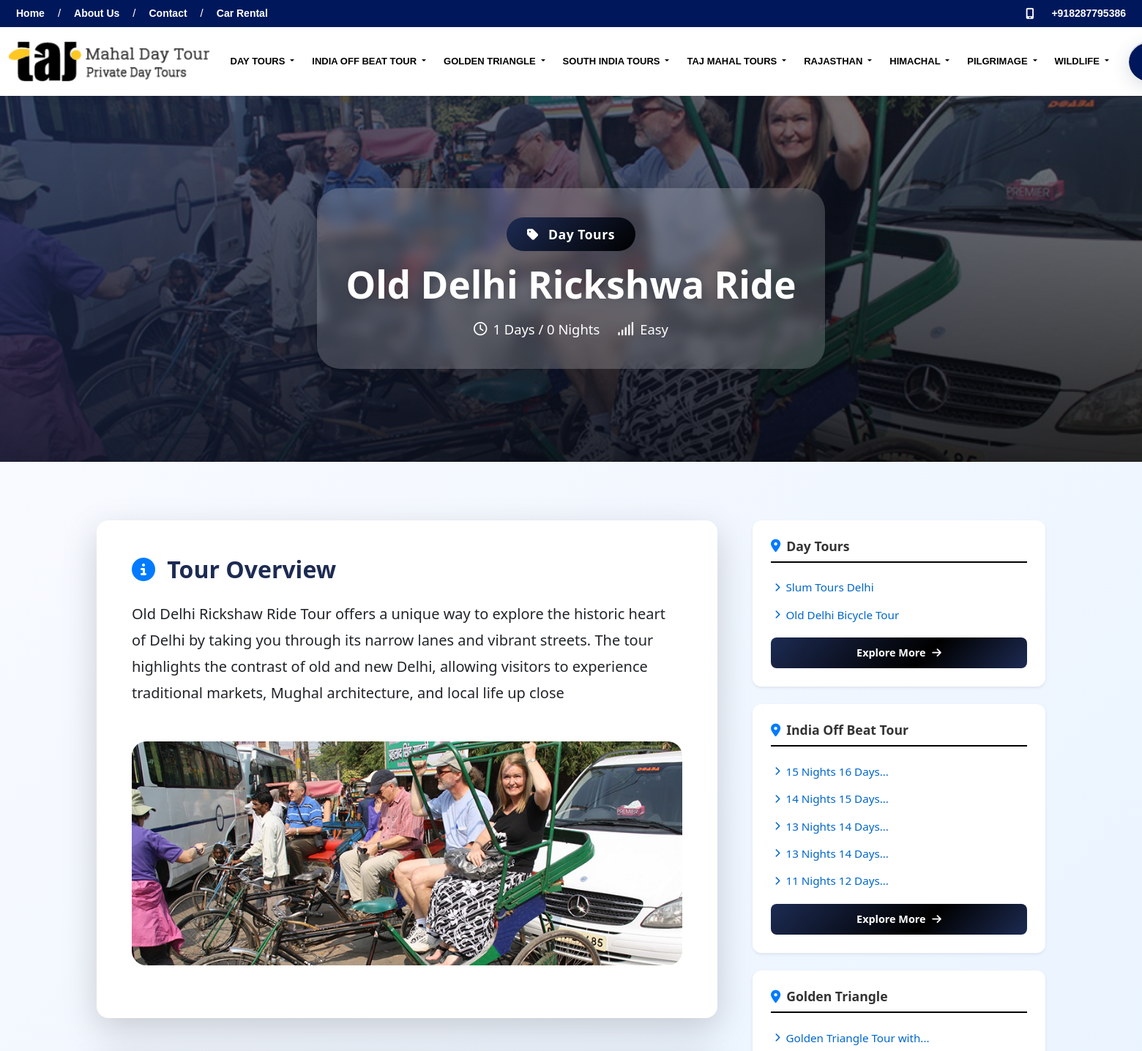
Screenshot of /package.php?slug=old-delhi-rickshwa-ride (upper part) with the database file from the repository.
### tables this page shows
CREATE TABLE `site_settings` (
  `id` int(11) NOT NULL,
  `setting_key` varchar(100) NOT NULL,
  `setting_value` text DEFAULT NULL,
  `setting_group` varchar(50) DEFAULT NULL,
  `updated_at` timestamp NOT NULL DEFAULT current_timestamp() ON UPDATE current_timestamp()
);

CREATE TABLE `categories` (
  `id` int(11) NOT NULL,
  `name` varchar(100) NOT NULL,
  `slug` varchar(100) NOT NULL,
  `description` text DEFAULT NULL,
  `icon` varchar(255) DEFAULT NULL,
  `image` varchar(255) DEFAULT NULL,
  `display_order` int(11) DEFAULT 0,
  `is_active` tinyint(1) DEFAULT 1,
  `show_in_header` tinyint(1) DEFAULT 1,
  `created_at` timestamp NOT NULL DEFAULT current_timestamp(),
  `updated_at` timestamp NOT NULL DEFAULT current_timestamp() ON UPDATE current_timestamp()
);

CREATE TABLE `tour_packages` (
  `id` int(11) NOT NULL,
  `category_id` int(11) NOT NULL,
  `title` varchar(255) NOT NULL,
  `slug` varchar(255) NOT NULL,
  `short_description` text DEFAULT NULL,
  `description` longtext DEFAULT NULL,
  `duration_days` int(11) NOT NULL,
  `duration_nights` int(11) NOT NULL,
  `base_price` decimal(10,2) NOT NULL,
  `discounted_price` decimal(10,2) DEFAULT NULL,
  `price_type` enum('per_person','per_group') DEFAULT 'per_person',
  `featured_image` varchar(255) DEFAULT NULL,
  `gallery_images` text DEFAULT NULL,
  `video_url` varchar(255) DEFAULT NULL,
  `max_group_size` int(11) DEFAULT 20,
  `min_age` int(11) DEFAULT 0,
  `difficulty_level` enum('easy','moderate','challenging','difficult') DEFAULT 'easy',
  `inclusions` text DEFAULT NULL,
  `exclusions` text DEFAULT NULL,
  `meta_title` varchar(255) DEFAULT NULL,
  `meta_description` text DEFAULT NULL,
  `meta_keywords` text DEFAULT NULL,
  `is_active` tinyint(1) DEFAULT 1,
  `is_featured` tinyint(1) DEFAULT 0,
  `is_bestseller` tinyint(1) DEFAULT 0,
  `display_order` int(11) DEFAULT 0,
  `views` int(11) DEFAULT 0,
  `created_at` timestamp NOT NULL DEFAULT current_timestamp(),
  `updated_at` timestamp NOT NULL DEFAULT current_timestamp() ON UPDATE current_timestamp()
);

### includes/config.php (called while the page is built, shortened)
<?php
$is_local = true;
if (isset($_SERVER['HTTP_HOST'])) {
    $is_local = (
        $_SERVER['HTTP_HOST'] === 'localhost' ||
        $_SERVER['HTTP_HOST'] === '127.0.0.1' ||
        strpos($_SERVER['HTTP_HOST'], 'localhost:') === 0
    );
}
if ($is_local) {
    $db_host = "localhost";
    $db_user = "root";
    $db_pass = "";
    $db_name = "sspsof5_tajmahal";
} else {
    $db_host = "localhost";
    $db_user = "u507341251_tajmahal";
    $db_pass = "Ak0OPED80o3c";
    $db_name = "u507341251_tajmahal";
    define('SITE_URL', 'https://tajmahaldaytour.in/');
}
$conn = new mysqli($db_host, $db_user, $db_pass, $db_name);
$conn->set_charset("utf8mb4");
function getSetting($key) {
    global $conn;
    $stmt = $conn->prepare("SELECT setting_value FROM site_settings WHERE setting_key = ?");
    $stmt->bind_param("s", $key);
    $stmt->execute();
    $result = $stmt->get_result();
    if ($row = $result->fetch_assoc()) {
        return $row['setting_value'];
    }
    return null;
}
?>

### package.php (the view, shortened to what this page needs)
<?php
require_once 'includes/config.php';
$package_id = isset($_GET['id']) ? intval($_GET['id']) : 0;
$package_slug = isset($_GET['slug']) ? mysqli_real_escape_string($conn, $_GET['slug']) : '';
if ($package_id > 0) {
    $where = "p.id = $package_id";
} elseif (!empty($package_slug)) {
    $where = "p.slug = '$package_slug'";
} else {
    header('Location: tour-packages');
    exit;
}
$package_query = "SELECT p.*, c.name as category_name, c.slug as category_slug
                  FROM tour_packages p
                  LEFT JOIN categories c ON p.category_id = c.id
                  WHERE $where AND p.is_active = 1";
$package_result = $conn->query($package_query);
$package = $package_result->fetch_assoc();
$package_id = $package['id'];
$conn->query("UPDATE tour_packages SET views = views + 1 WHERE id = $package_id");
include 'includes/header.php';
?>
<section class="package-hero" style="background-image: url('<?php echo SITE_URL . 'uploads/packages/' . ($package['featured_image'] ?? 'default.jpg'); ?>'); position: relative;">
    <div class="package-hero-overlay" style="position:absolute;top:0;left:0;right:0;bottom:0;background:linear-gradient(135deg,rgba(29,43,83,0.7) 0%,rgba(0,0,0,0.3) 100%);z-index:1;"></div>
    <div class="container position-relative d-flex justify-content-center align-items-center" style="z-index:2; min-height:500px; height:100%;">
        <div class="package-hero-content mx-auto" style="background:rgba(255,255,255,0.18);backdrop-filter:blur(8px);border-radius:2rem;box-shadow:0 8px 32px rgba(0,0,0,0.18);padding:40px 40px 40px 40px; margin:0 auto;">
            <div class="package-category mb-3 text-center">
                <span style="background: linear-gradient(135deg,#1d2b53 0%,#000000 100%); color: #fff; padding: 10px 28px; border-radius: 40px; font-weight: 700; font-size:1.1rem; box-shadow:0 2px 8px rgba(29,43,83,0.12); letter-spacing:0.5px; display:inline-block;">
                    <i class="fas fa-tag me-2"></i> <?php echo htmlspecialchars($package['category_name']); ?>
                </span>
            </div>
            <h1 class="package-hero-title text-center" style="font-size:3.2rem;font-weight:900;color:#fff;line-height:1.15;text-shadow:0 2px 12px rgba(0,0,0,0.18);margin-bottom:18px;">
                <?php echo htmlspecialchars($package['title']); ?>
            </h1>
            <div class="package-hero-meta d-flex justify-content-center gap-4 flex-wrap" style="font-size:1.15rem;color:#fff;">
                <span style="display:flex;align-items:center;gap:8px;"><i class="far fa-clock"></i> <?php echo $package['duration_days']; ?> Days / <?php echo $package['duration_nights']; ?> Nights</span>
                <span style="display:flex;align-items:center;gap:8px;"><i class="fas fa-signal"></i> <?php echo ucfirst($package['difficulty_level']); ?></span>
            </div>
        </div>
    </div>
</section>
<section class="package-details-section modern-details-bg" style="background: linear-gradient(135deg, #f8faff 0%, #e1f0ff 100%); padding: 80px 0 40px 0;">
    <div class="container">
        <div class="row g-5">
            <div class="col-lg-8">
                <div class="card shadow-lg rounded-4 mb-5 border-0" style="background: #fff;">
                    <div class="card-body p-5">
                        <h2 class="mb-4" style="font-size:2rem;font-weight:800;color:#1d2b53;"><i class="fas fa-info-circle me-2 text-primary"></i> Tour Overview</h2>
                        <div class="content fs-5 text-dark" style="line-height:1.8;">
                            <?php echo $package['description']; ?>
                        </div>
                        <div class="feature-image-section mt-5 mb-4">
                            <img src="<?php echo SITE_URL . 'uploads/packages/' . ($package['featured_image'] ?? 'default.jpg'); ?>" alt="Feature Image" class="img-fluid w-100" style="object-fit:contain; width:100%; border-radius:1.25rem; background:#f8faff;">
                        </div>
                    </div>
                </div>
            </div>
            <div class="col-lg-4">
                <div class="package-sidebar">
                    <?php
                    $categories_query = $conn->query("SELECT * FROM categories WHERE is_active = 1 ORDER BY display_order LIMIT 5");
                    while ($cat = $categories_query->fetch_assoc()):
                        $cat_packages = $conn->query("SELECT id, title, slug FROM tour_packages WHERE category_id = {$cat['id']} AND is_active = 1 AND id != {$package_id} ORDER BY created_at DESC LIMIT 5");
                        if ($cat_packages->num_rows > 0):
                    ?>
                            <div class="sidebar-widget mb-4 rounded-3 shadow-sm border-0" style="background:#fff;">
                                <h5 class="widget-title">
                                    <i class="fas fa-map-marker-alt text-primary"></i>
                                    <?php
                                    $cat_name = $cat['name'];
                                    $cat_words = explode(' ', $cat_name);
                                    echo htmlspecialchars(implode(' ', array_slice($cat_words, 0, 4)));
                                    ?>
                                </h5>
                                <ul class="related-packages-list">
                                    <?php while ($rel_pkg = $cat_packages->fetch_assoc()): ?>
                                        <li>
                                            <a href="<?php echo SITE_URL; ?>package/<?php echo $rel_pkg['slug'] ?: $rel_pkg['id']; ?>">
                                                <i class="fas fa-chevron-right"></i>
                                                <?php
                                                $pkg_title = $rel_pkg['title'];
                                                $title_words = explode(' ', $pkg_title);
                                                echo htmlspecialchars(implode(' ', array_slice($title_words, 0, 4)));
                                                if (count($title_words) > 4) echo '...';
                                                ?>
                                            </a>
                                        </li>
                                    <?php endwhile; ?>
                                </ul>
                                <a href="<?php echo SITE_URL; ?>tour-packages?category=<?php echo $cat['slug']; ?>" class="btn-explore-more">
                                    Explore More <i class="fas fa-arrow-right"></i>
                                </a>
                            </div>
                    <?php
                        endif;
                    endwhile;
                    ?>
                </div>
            </div>
        </div>
    </div>
</section>
<?php include 'includes/footer.php'; ?>

### includes/header.php (shortened to what this page needs)
<!DOCTYPE html>
<html lang="en">
<head>
    <link href="https://cdn.jsdelivr.net/npm/bootstrap@5.3.2/dist/css/bootstrap.min.css" rel="stylesheet">
    <link rel="stylesheet" href="https://cdnjs.cloudflare.com/ajax/libs/font-awesome/6.5.1/css/all.min.css">
    <link rel="stylesheet" href="https://cdn.jsdelivr.net/npm/sweetalert2@11/dist/sweetalert2.min.css">
    <link rel="stylesheet" href="<?php echo SITE_URL; ?>assets/css/main-style.css?v=<?php echo time(); ?>">
    <link rel="stylesheet" href="https://cdnjs.cloudflare.com/ajax/libs/OwlCarousel2/2.3.4/assets/owl.carousel.min.css"/>
    <link rel="stylesheet" href="https://cdnjs.cloudflare.com/ajax/libs/OwlCarousel2/2.3.4/assets/owl.theme.default.min.css"/>
</head>
<body>
    <div class="top-info-bar" style="color: #fff; font-size: 15px; padding: 7px 0;">
        <div class="container-fluid">
            <div class="d-flex justify-content-between align-items-center flex-wrap">
                <div class="d-flex align-items-center flex-wrap custom-header-left" style="gap: 0.5rem;">
                    <a href="<?php echo SITE_URL; ?>" style="color: #fff; text-decoration: none;">Home</a>
                    <span class="">/</span>
                    <a href="about.php" style="color: #fff; text-decoration: none;">About Us</a>
                    <span class="">/</span>
                    <a href="contact.php" style="color: #fff; text-decoration: none;">Contact</a>
                    <span class="">/</span>
                    <a class="nav-link" href="<?php echo SITE_URL; ?>vehicles">Car Rental</a>
                </div>
                <div class="d-flex align-items-center flex-wrap custom-header-right" style="gap: 0.5rem;">
                    <i class="fa fa-mobile-alt"></i>
                    <span><a href="tel:<?php echo getSetting('site_phone'); ?>"><?php echo getSetting('site_phone'); ?></a></span>
                </div>
            </div>
        </div>
    </div>
    <nav class="navbar navbar-expand-lg main-navbar sticky-top d-none d-lg-block">
        <div class="container-fluid">
            <a class="navbar-brand d-flex align-items-center gap-2" href="<?php echo SITE_URL; ?>">
                <img src="<?php echo SITE_URL; ?>assets/image/logo.png" alt="tajmahaldaytour Logo" class="navbar-brand-logo">
            </a>
            <div class="collapse navbar-collapse" id="mainNavbar">
                <ul class="navbar-nav ms-auto align-items-center">
                    <?php
                    $nav_categories = $conn->query("SELECT * FROM categories WHERE is_active = 1 AND show_in_header = 1 ORDER BY display_order");
                    while($nav_cat = $nav_categories->fetch_assoc()):
                        $nav_packages = $conn->query("SELECT id, title, slug FROM tour_packages WHERE category_id = {$nav_cat['id']} AND is_active = 1 ORDER BY display_order LIMIT 10");
                        $has_nav_packages = $nav_packages->num_rows > 0;
                    ?>
                    <li class="nav-item dropdown">
                        <a class="nav-link dropdown-toggle" href="<?php echo SITE_URL; ?>tour-packages?category=<?php echo $nav_cat['id']; ?>"
                           <?php if($has_nav_packages): ?>data-bs-toggle="dropdown"<?php endif; ?>>
                            <?php echo htmlspecialchars($nav_cat['name']); ?>
                        </a>
                    </li>
                    <?php endwhile; ?>
                    <li class="nav-item">
                        <a class="nav-link navbar-contact-btn" href="#" id="openBookTourModalHeader">
                        </a>
                    </li>
                </ul>
            </div>
        </div>
    </nav>
</body>
</html>

### rows the page displays
site_settings: setting_value "+918287795386"
categories: name "DAY TOURS", name "Day Tours"
categories: name "INDIA OFF BEAT TOUR", name "India Off Beat Tour"
categories: name "GOLDEN TRIANGLE", name "Golden Triangle"
categories: name "SOUTH INDIA TOURS"
categories: name "TAJ MAHAL TOURS"
categories: name "RAJASTHAN"
categories: name "HIMACHAL"
categories: name "PILGRIMAGE"
categories: name "WILDLIFE"
tour_packages: featured_image (picture), category.name "Day Tours", title "Old Delhi Rickshwa Ride", duration_days "1", duration_nights "0", difficulty_level "Easy", description "Old Delhi Rickshaw Ride Tour offers a unique way to explore the historic heart of Delhi by taking you through its narrow lanes and vibrant streets. The tour highlights the contrast of old and new Delhi, allowing visitors to experience traditional markets, Mughal architecture, and local life up close"
tour_packages: title "Slum Tours Delhi"
tour_packages: title "Old Delhi Bicycle Tour"
tour_packages: title "15 Nights 16 Days"
tour_packages: title "14 Nights 15 Days"
tour_packages: title "13 Nights 14 Days"
tour_packages: title "13 Nights 14 Days"
tour_packages: title "11 Nights 12 Days"
tour_packages: title "Golden Triangle Tour with"
